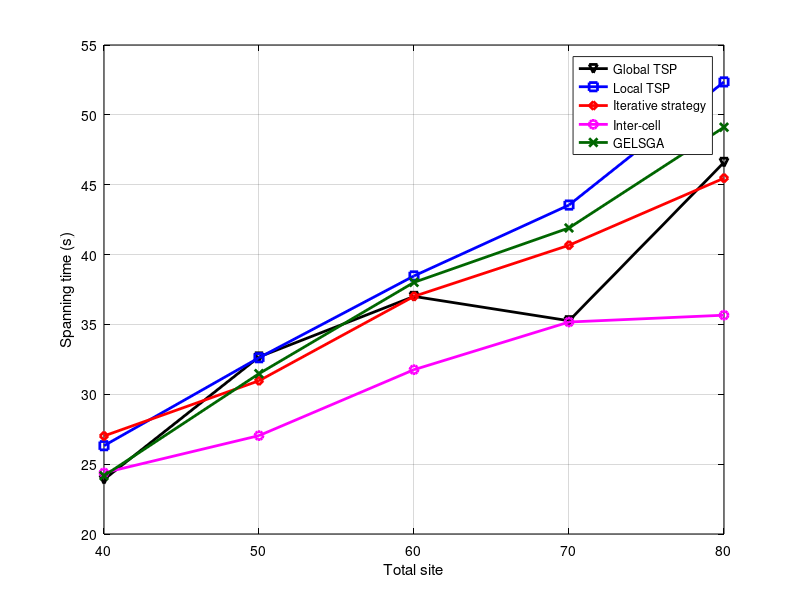

This chart was generated by the following MATLAB code: (Note: this script raises an error after producing the figure.)
x = [40 50 60 70 80];
y1 = [23.9037	32.6707	37.0057	35.2638	46.5991]; % global tsp
y2 = [26.3205	32.6161	38.4725	43.5438	52.3585]; % local tsp
y3 = [27.017	30.9688	37.0091	40.6668	45.4687]; % iterative
y4 = [24.3806	27.0416	31.7607	35.1722	35.6611]; % inter-cell
y5 = [24.1688	31.4761	38.0123	41.9057	49.1136];% GELSGA
close all;
figure1 = figure;
% Create axes
axes1 = axes('Parent',figure1);
plot(x,y1,'-kv', 'LineWidth',2);
hold on;
grid on;
plot(x,y2,'-bs', 'LineWidth',2);
plot(x,y3,'-rd', 'LineWidth',2);
plot(x,y4,'-mo', 'LineWidth',2);
plot(x,y5,'-x','Color',[0 0.4 0], 'LineWidth',2);
xlabel('Total site');
ylabel('Spanning time (s)');
legend('Global TSP','Local TSP','Iterative strategy','Inter-cell','GELSGA');
set(axes1,'XColor',[0 0 0],'YColor',[0 0 0]);
xticks([40 50 60 70 80]);
xlim([40 80]);
ytickformat('%,4.4g');
xtickformat('%,4.4g');
hold off;